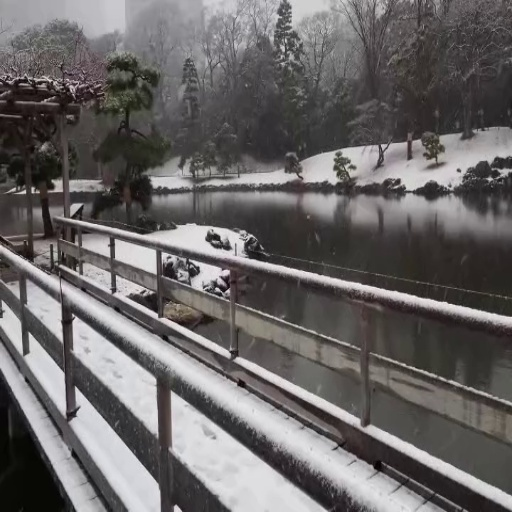
#> input picture data/udis/test/input1/000014.jpg, 512 x 512 px
$ python -i segment.py   (imports and definitions only)
#> lines starting #> are read from the running program, lines starting #| are printed output that depends on the picture; after the words box and inside, x2 and y2 are one past the last pixel; in counts of white or black regions, pixels touching at a corner belong together
"""
Stage 5 - Panorama Segmentation + VOC IoU Evaluation
====================================================
Input   : Panorama from Stage 4 (any RGB/BGR image)
Output  : Segmented image, label mask, overlay, IoU scores
Dataset : Panorama output (UDIS-D) + PASCAL VOC 2012
"""

from __future__ import annotations

import argparse
import glob
import os
from typing import Dict, List, Optional, Tuple

import cv2
import numpy as np
import pandas as pd
from PIL import Image

_SRC_DIR = os.path.dirname(os.path.abspath(__file__))
_REPO_ROOT = os.path.dirname(_SRC_DIR)

# Full PASCAL VOC 2012 trainval extracted under repo data/voc/VOCdevkit/...
VOC_PROJECT_ROOT_REL = os.path.join(
    "data", "voc", "VOCdevkit", "VOC2012_train_val", "VOC2012_train_val"
)


def _resolve_path(path: str) -> str:
    return path if os.path.isabs(path) else os.path.join(_REPO_ROOT, path)


# [6 lines left out: function _list_images, not called in this run]


def _resize_for_compute(img: np.ndarray, max_side: int = 900) -> Tuple[np.ndarray, float]:
    h, w = img.shape[:2]
    side = max(h, w)
    if side <= max_side:
        return img, 1.0
    scale = max_side / float(side)
    nw = max(1, int(round(w * scale)))
    nh = max(1, int(round(h * scale)))
    small = cv2.resize(img, (nw, nh), interpolation=cv2.INTER_AREA)
    return small, scale


def _build_features(bgr: np.ndarray, spatial_weight: float = 0.35) -> np.ndarray:
    h, w = bgr.shape[:2]
    lab = cv2.cvtColor(bgr, cv2.COLOR_BGR2LAB).astype(np.float32)
    ys, xs = np.indices((h, w), dtype=np.float32)
    xs /= max(1.0, float(w - 1))
    ys /= max(1.0, float(h - 1))
    xy = np.stack([xs, ys], axis=-1) * (255.0 * spatial_weight)
    feats = np.concatenate([lab, xy], axis=-1)
    return feats.reshape(-1, 5).astype(np.float32)


def segment_image_kmeans(
    image_bgr: np.ndarray,
    n_segments: int = 6,
    attempts: int = 5,
    max_side: int = 900,
    spatial_weight: float = 0.35,
) -> Tuple[np.ndarray, np.ndarray]:
    """
    Segment image with K-means over LAB+XY features.

    Returns
    -------
    segmented_bgr : (H, W, 3) uint8
    label_mask    : (H, W) uint8 cluster ids
    """
    if image_bgr is None or image_bgr.size == 0:
        raise ValueError("Empty input image.")
    if image_bgr.ndim != 3 or image_bgr.shape[2] != 3:
        raise ValueError("Expected image shape (H, W, 3).")

    small, _ = _resize_for_compute(image_bgr, max_side=max_side)
    hs, ws = small.shape[:2]

    data = _build_features(small, spatial_weight=spatial_weight)
    k = int(max(2, n_segments))

    # Tightened criteria for faster/cleaner convergence.
    criteria = (cv2.TERM_CRITERIA_EPS + cv2.TERM_CRITERIA_MAX_ITER, 100, 1.0)
    _compact, labels, _centers = cv2.kmeans(
        data,
        k,
        None,
        criteria,
        int(max(1, attempts)),
        cv2.KMEANS_PP_CENTERS,
    )
    labels = labels.reshape(hs, ws).astype(np.uint8)

    segmented_small = np.zeros_like(small)
    for cid in range(k):
        m = labels == cid
        if np.any(m):
            segmented_small[m] = np.mean(small[m], axis=0).astype(np.uint8)

    if (hs, ws) != image_bgr.shape[:2]:
        label_mask = cv2.resize(
            labels,
            (image_bgr.shape[1], image_bgr.shape[0]),
            interpolation=cv2.INTER_NEAREST,
        )
        segmented = cv2.resize(
            segmented_small,
            (image_bgr.shape[1], image_bgr.shape[0]),
            interpolation=cv2.INTER_NEAREST,
        )
    else:
        label_mask = labels
        segmented = segmented_small

    return segmented.astype(np.uint8), label_mask.astype(np.uint8)


def _save_segmentation_outputs(
    src_image: np.ndarray,
    segmented: np.ndarray,
    label_mask: np.ndarray,
    output_dir: str,
    base_name: str,
) -> Dict[str, str]:
    os.makedirs(output_dir, exist_ok=True)
    seg_path = os.path.join(output_dir, f"{base_name}_segmented.png")
    mask_path = os.path.join(output_dir, f"{base_name}_label_mask.png")
    overlay_path = os.path.join(output_dir, f"{base_name}_overlay.png")

    cv2.imwrite(seg_path, segmented)
    cv2.imwrite(mask_path, label_mask)

    edges = cv2.Canny(label_mask, 30, 90)
    overlay = src_image.copy()
    overlay[edges > 0] = (0, 0, 255)
    overlay = cv2.addWeighted(src_image, 0.75, overlay, 0.25, 0)
    cv2.imwrite(overlay_path, overlay)

    return {"segmented": seg_path, "label_mask": mask_path, "overlay": overlay_path}


def segment_image_file(
    image_path: str,
    output_dir: str,
    n_segments: int = 6,
    spatial_weight: float = 0.35,
    prefix: Optional[str] = None,
) -> Dict[str, str]:
#> called with image_path = '../data/udis/test/input1/000014.jpg', output_dir = 'out.png', n_segments = 6, spatial_weight = 0.35
    img = cv2.imread(image_path)
#> img is the input picture: shape (512, 512, 3); mean B, G, R 102.7, 102.8, 105.8
    if img is None:
        raise FileNotFoundError(f"Cannot read image: {image_path}")

    stem = os.path.splitext(os.path.basename(image_path))[0]
    base = f"{prefix}_{stem}" if prefix else stem
    seg, mask = segment_image_kmeans(
        img,
        n_segments=n_segments,
        attempts=5,
        spatial_weight=spatial_weight,
    )
#> in _build_features, `lab = cv2.cvtColor(bgr, cv2.COLOR_BGR2LAB).astype(np.float32)`:
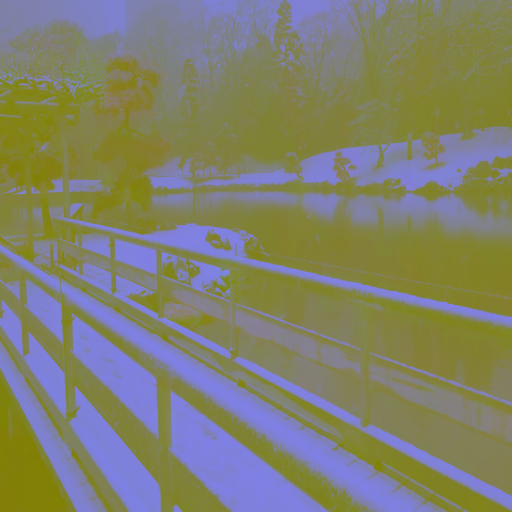
#> lab: shape (512, 512, 3) float32; mean B, G, R 108.7, 129.1, 128.7
#> in segment_image_kmeans, `labels = labels.reshape(hs, ws).astype(np.uint8)`:
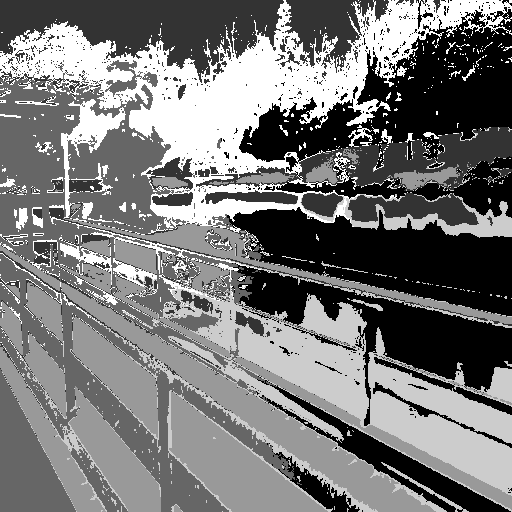
#> labels: shape (512, 512); min 0, max 5, mean 2.33; drawn with min black and max white
#> the loop in segment_image_kmeans, `for cid in range(k):` made 6 passes
#> pass 1, in segment_image_kmeans, `m = labels == cid`:
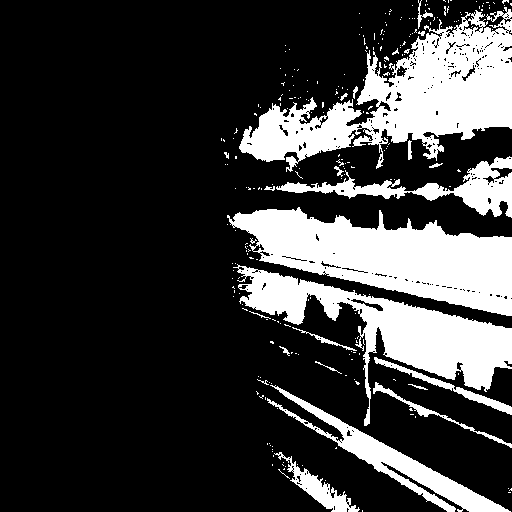
#> m: shape (512, 512) bool; 22.8% white; 257 white regions (233 under 20 px), largest, box (x1, y1, x2, y2) and area: (239, 7, 512, 172) 18440, (227, 207, 512, 316) 16490, (233, 264, 512, 426) 12225
#> pass 2, in segment_image_kmeans, `m = labels == cid`:
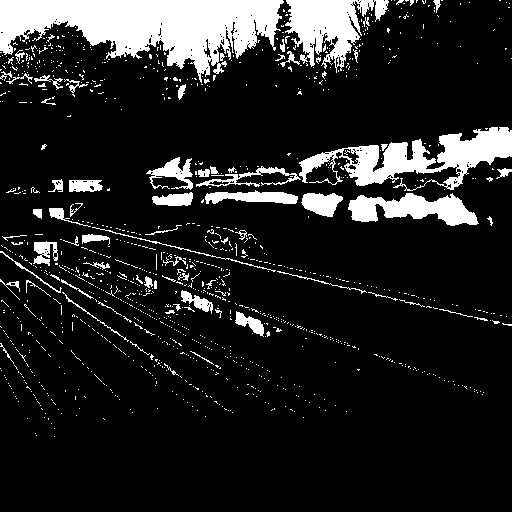
#> m: shape (512, 512) bool; 13.6% white; 1135 white regions (1058 under 20 px), largest, box (x1, y1, x2, y2) and area: (0, 0, 284, 83) 12866, (299, 127, 512, 191) 5492, (285, 0, 389, 73) 3760
#> pass 3, in segment_image_kmeans, `m = labels == cid`:
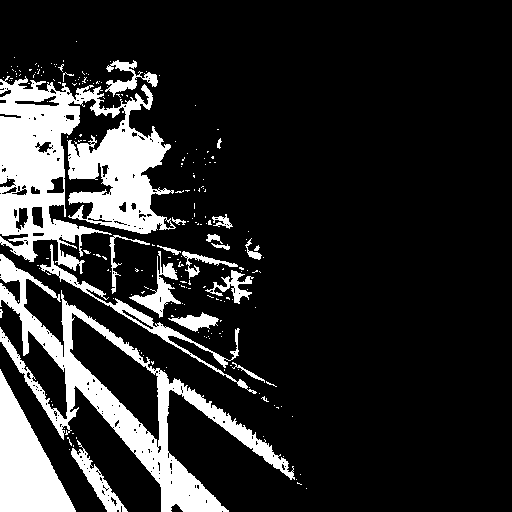
#> m: shape (512, 512) bool; 16.7% white; 224 white regions (203 under 20 px), largest, box (x1, y1, x2, y2) and area: (0, 76, 176, 274) 18006, (0, 254, 295, 512) 12834, (0, 369, 76, 512) 5513
#> after the loop in segment_image_kmeans, `for cid in range(k):`:
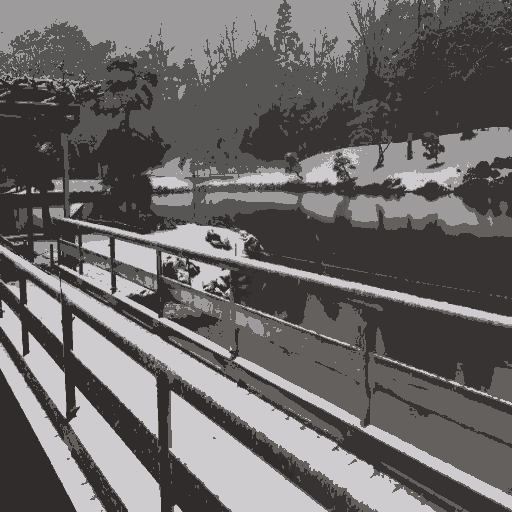
#> segmented_small: shape (512, 512, 3); mean B, G, R 102.4, 102.3, 105.4
    out = _save_segmentation_outputs(img, seg, mask, output_dir, base)
#> in _save_segmentation_outputs, `edges = cv2.Canny(label_mask, 30, 90)`: edges: shape (512, 512); every value is 0
#> out = {'segmented': 'out.png/000014_segmented.png', 'label_mask': 'out.png/000014_label_mask.png', 'overlay': 'out.png/000014_overlay.png'}
    return {"image": image_path, **out}


# [212 lines left out: functions segment_panorama_file, _background_clusters_from_border, _cleanup_binary_mask, _keep_large_components, _foreground_from_clusters, _binary_iou and 4 more, not called in this run]


# [104 lines not run here, left out]

>>> result = segment_image_file('../data/udis/test/input1/000014.jpg', 'out.png')
#> result = {'image': '../data/udis/test/input1/000014.jpg', 'segmented': 'out.png/000014_segmented.png', 'label_mask': 'out.png/000014_label_mask.png', 'overlay': 'out.png/000014_overlay.png'}

$ run again, on data/udis/test/input2/000021.jpg
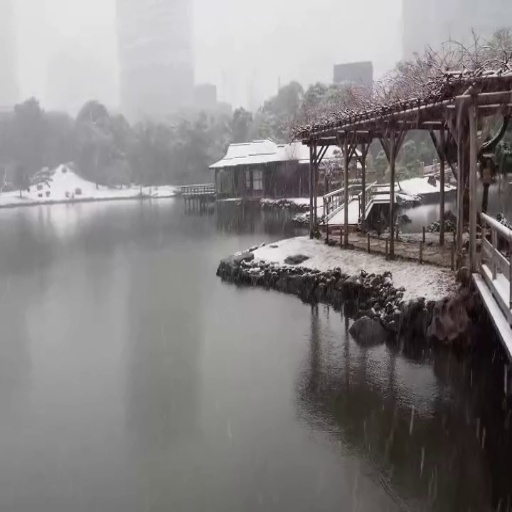
#> input picture data/udis/test/input2/000021.jpg, 512 x 512 px
#> in segment_image_file, img is the input picture: shape (512, 512, 3); mean B, G, R 131.2, 131.2, 134.3
#> the loop in segment_image_kmeans, `for cid in range(k):` made 6 passes
#> pass 1, in segment_image_kmeans, `m = labels == cid`:
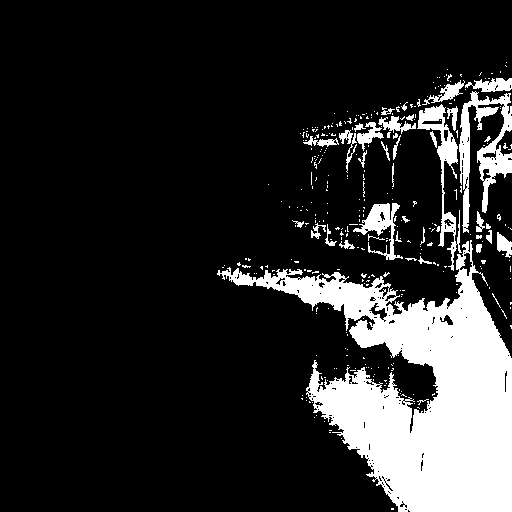
#> m: shape (512, 512) bool; 16.4% white; 329 white regions (290 under 20 px), largest, box (x1, y1, x2, y2) and area: (217, 240, 512, 512) 33307, (459, 91, 512, 233) 2771, (417, 104, 462, 271) 1608
#> after the loop in segment_image_kmeans, `for cid in range(k):`:
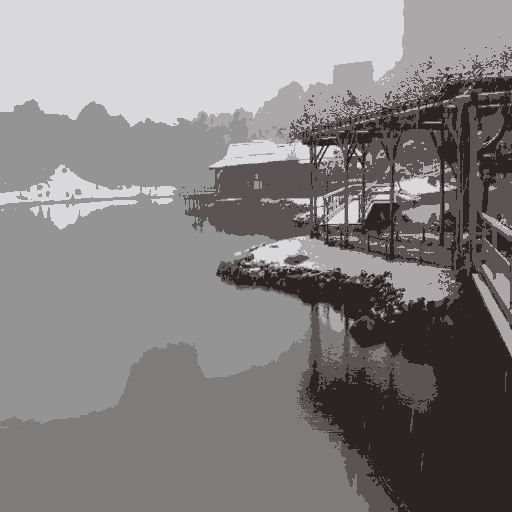
#> segmented_small: shape (512, 512, 3); mean B, G, R 130.7, 130.6, 133.9
#> edges: shape (512, 512); every value is 0
#> out = {'segmented': 'out.png/000021_segmented.png', 'label_mask': 'out.png/000021_label_mask.png', 'overlay': 'out.png/000021_overlay.png'}
#> result = {'image': '../data/udis/test/input2/000021.jpg', 'segmented': 'out.png/000021_segmented.png', 'label_mask': 'out.png/000021_label_mask.png', 'overlay': 'out.png/000021_overlay.png'}

$ run again, on data/udis/test/input2/000025.jpg
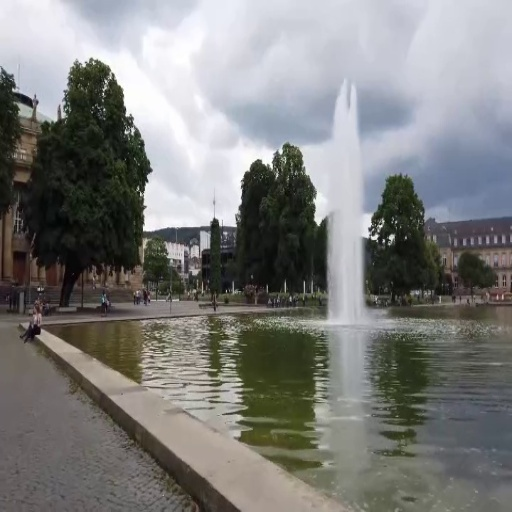
#> input picture data/udis/test/input2/000025.jpg, 512 x 512 px
#> in segment_image_file, img is the input picture: shape (512, 512, 3); mean B, G, R 124.5, 126.2, 125.7
#> the loop in segment_image_kmeans, `for cid in range(k):` made 6 passes
#> pass 1, in segment_image_kmeans, `m = labels == cid`:
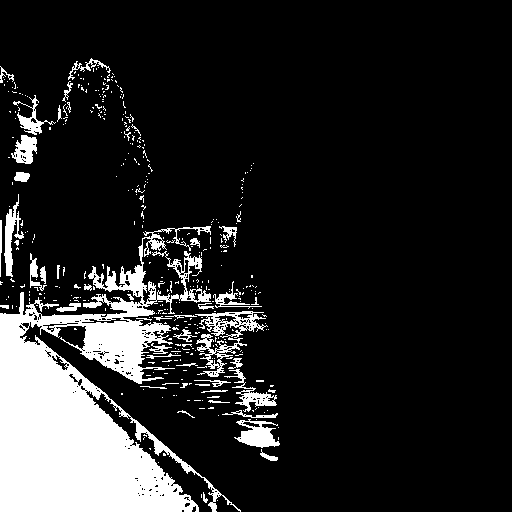
#> m: shape (512, 512) bool; 14.5% white; 401 white regions (353 under 20 px), largest, box (x1, y1, x2, y2) and area: (0, 226, 241, 512) 29848, (195, 311, 268, 338) 784, (234, 419, 280, 448) 731
#> after the loop in segment_image_kmeans, `for cid in range(k):`:
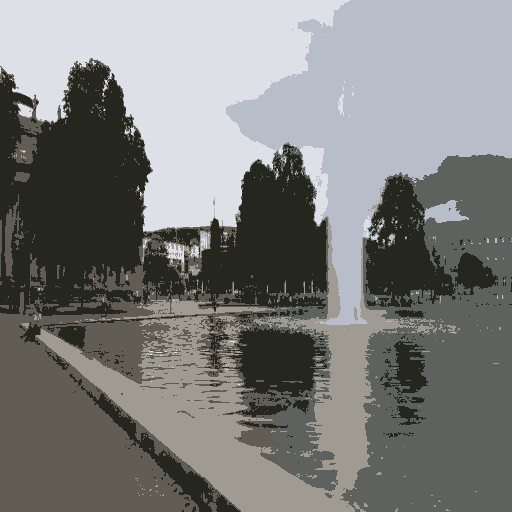
#> segmented_small: shape (512, 512, 3); mean B, G, R 124.1, 125.9, 125.2
#> edges: shape (512, 512); every value is 0
#> out = {'segmented': 'out.png/000025_segmented.png', 'label_mask': 'out.png/000025_label_mask.png', 'overlay': 'out.png/000025_overlay.png'}
#> result = {'image': '../data/udis/test/input2/000025.jpg', 'segmented': 'out.png/000025_segmented.png', 'label_mask': 'out.png/000025_label_mask.png', 'overlay': 'out.png/000025_overlay.png'}
